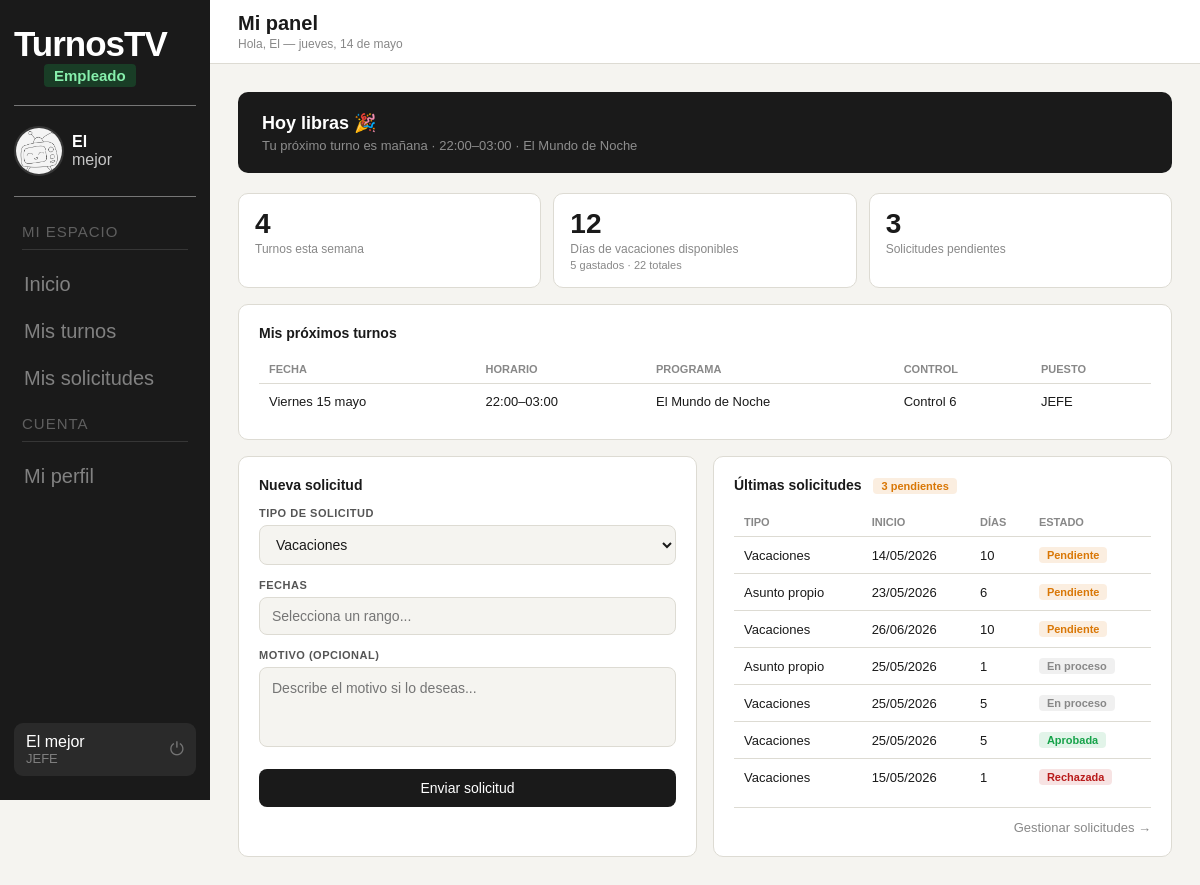
Screenshot of /panel_empleado/panel_empleado.php (signed in) with the database file from the repository.
### tables this page shows
CREATE TABLE `turnos` (
  `id` int(11) NOT NULL,
  `empleado_id` int(11) DEFAULT NULL,
  `programa_id` int(11) DEFAULT NULL,
  `coordinador_id` int(11) DEFAULT NULL,
  `puesto_solicitado` varchar(100) DEFAULT NULL,
  `fecha` date NOT NULL,
  `hora_inicio` time NOT NULL,
  `hora_fin` time NOT NULL,
  `estado` enum('cubierto','sin_cubrir','solicitado','cancelado') NOT NULL DEFAULT 'sin_cubrir',
  `control_nombre` varchar(50) DEFAULT NULL,
  `plato` varchar(50) DEFAULT NULL,
  `bloque_id` int(11) DEFAULT NULL
);

CREATE TABLE `programas` (
  `id` int(11) NOT NULL,
  `director_id` int(11) DEFAULT NULL,
  `nombre` varchar(100) NOT NULL,
  `descripcion` varchar(255) DEFAULT NULL,
  `hora_inicio` time NOT NULL,
  `hora_fin` time NOT NULL
);

CREATE TABLE `empleados` (
  `id` int(11) NOT NULL,
  `usuario_id` int(11) NOT NULL,
  `num_empleado` varchar(20) NOT NULL,
  `puesto` varchar(100) NOT NULL,
  `vacaciones_total` int(11) NOT NULL DEFAULT 22,
  `vacaciones_gastadas` int(11) NOT NULL DEFAULT 0
);

CREATE TABLE `vacaciones` (
  `id` int(11) NOT NULL,
  `empleado_id` int(11) NOT NULL,
  `fecha_inicio` date NOT NULL,
  `fecha_fin` date NOT NULL,
  `dias` int(11) NOT NULL,
  `motivo` varchar(255) DEFAULT NULL,
  `estado` enum('pendiente','en_proceso','aprobada','rechazada') NOT NULL DEFAULT 'pendiente',
  `fecha_peticion` datetime NOT NULL DEFAULT current_timestamp()
);

### panel_empleado/panel_empleado.php (the view, shortened to what this page needs)
<?php
$conn = new mysqli("localhost", "root", "", "turnostv");
$conn->set_charset("utf8mb4");
$usuario_id = $_SESSION['usuario_id'];
$stmt = $conn->prepare("SELECT id, vacaciones_total AS dias_vacaciones, vacaciones_gastadas, puesto FROM empleados WHERE usuario_id = ?");
$stmt->bind_param("i", $usuario_id);
$stmt->execute();
$empleado = $stmt->get_result()->fetch_assoc();
$empleado_id = $empleado['id'];
$dias_vacaciones = $empleado['dias_vacaciones'];
$stmt = $conn->prepare("
    SELECT t.hora_inicio, t.hora_fin, t.control_nombre, t.plato, p.nombre AS programa
    FROM turnos t
    LEFT JOIN programas p ON p.id = t.programa_id
    WHERE t.empleado_id = ? AND t.fecha = CURDATE() AND t.estado = 'cubierto'
    LIMIT 1
");
$stmt->bind_param("i", $empleado_id);
$stmt->execute();
$turno_hoy = $stmt->get_result()->fetch_assoc();
$stmt = $conn->prepare("SELECT COUNT(*) AS total FROM turnos WHERE empleado_id = ? AND YEARWEEK(fecha, 1) = YEARWEEK(CURDATE(), 1) AND estado = 'cubierto'");
$stmt->bind_param("i", $empleado_id);
$stmt->execute();
$turnos_semana = $stmt->get_result()->fetch_assoc()['total'];
$stmt = $conn->prepare("SELECT COUNT(*) AS total FROM vacaciones WHERE empleado_id = ? AND estado = 'pendiente'");
$stmt->bind_param("i", $empleado_id);
$stmt->execute();
$solicitudes_pendientes = $stmt->get_result()->fetch_assoc()['total'];
$stmt = $conn->prepare("
    SELECT t.fecha, t.hora_inicio, t.hora_fin, t.control_nombre, t.plato, p.nombre AS programa
    FROM turnos t
    LEFT JOIN programas p ON p.id = t.programa_id
    WHERE t.empleado_id = ? AND t.fecha > CURDATE() AND t.estado = 'cubierto'
    ORDER BY t.fecha ASC LIMIT 1
");
$stmt->bind_param("i", $empleado_id);
$stmt->execute();
$proximo_turno = $stmt->get_result()->fetch_assoc();
$stmt = $conn->prepare("
    SELECT t.fecha, t.hora_inicio, t.hora_fin, t.control_nombre, t.plato, p.nombre AS programa
    FROM turnos t
    LEFT JOIN programas p ON p.id = t.programa_id
    WHERE t.empleado_id = ? AND t.fecha >= CURDATE() AND t.estado = 'cubierto'
    ORDER BY t.fecha ASC
    LIMIT 20
");
$stmt->bind_param("i", $empleado_id);
$stmt->execute();
$proximos_turnos = $stmt->get_result()->fetch_all(MYSQLI_ASSOC);
$stmt = $conn->prepare("
    SELECT COALESCE(SUM(dias), 0) AS dias_usados
    FROM vacaciones
    WHERE empleado_id = ? AND estado = 'aprobada' AND fecha_inicio >= CURDATE()
");
$stmt->bind_param("i", $empleado_id);
$stmt->execute();
$dias_usados_solicitudes = (int) $stmt->get_result()->fetch_assoc()['dias_usados'];
$dias_gastados_total = $empleado['vacaciones_gastadas'] + $dias_usados_solicitudes;
$dias_reales = max(0, $dias_vacaciones - $dias_gastados_total);
$stmt = $conn->prepare("SELECT fecha_inicio, fecha_fin, dias, motivo, estado FROM vacaciones WHERE empleado_id = ? ORDER BY fecha_peticion DESC LIMIT 9");
$stmt->bind_param("i", $empleado_id);
$stmt->execute();
$ultimas_solicitudes = $stmt->get_result()->fetch_all(MYSQLI_ASSOC);
$stmt = $conn->prepare("SELECT COUNT(*) AS total FROM vacaciones WHERE empleado_id = ?");
$stmt->bind_param("i", $empleado_id);
$stmt->execute();
$total_solicitudes = $stmt->get_result()->fetch_assoc()['total'];
$dias_map = ['domingo', 'lunes', 'martes', 'miércoles', 'jueves', 'viernes', 'sábado'];
$meses_map = ['enero', 'febrero', 'marzo', 'abril', 'mayo', 'junio', 'julio', 'agosto', 'septiembre', 'octubre', 'noviembre', 'diciembre'];
?>
<!DOCTYPE html>
<html lang="es">
<head>
  <link rel="stylesheet" href="../fragmentos/styles/base.css">
  <link rel="stylesheet" href="styles/panel_empleado.css">
  <link rel="stylesheet" href="https://cdn.jsdelivr.net/npm/flatpickr/dist/flatpickr.min.css">
</head>
<body>
  <?php include '../fragmentos/sidebar.php'; ?>
  <div class="content">
    <?php include '../fragmentos/header.php'; ?>
    <div class="body">
      <?php if ($turno_hoy): ?>
        <div class="turno-actual">
          <h2><?= htmlspecialchars($turno_hoy['programa'] ?? 'Turno asignado') ?></h2>
          <p>
            Hoy · <?= substr($turno_hoy['hora_inicio'], 0, 5) ?>–<?= substr($turno_hoy['hora_fin'], 0, 5) ?>
            · <?= htmlspecialchars($puesto) ?>
            <?php if ($turno_hoy['control_nombre']): ?>
              · <?= htmlspecialchars($turno_hoy['control_nombre']) ?>
            <?php endif; ?>
          </p>
        </div>
      <?php else: ?>
        <div class="turno-actual turno-libre">
          <h2>Hoy libras 🎉</h2>
          <?php if ($proximo_turno):
            $fecha_obj = new DateTime($proximo_turno['fecha']);
            $dias_para = (new DateTime('today'))->diff($fecha_obj)->days;
            $cuando = $dias_para === 1 ? 'mañana' : 'el ' . $dias_map[(int) $fecha_obj->format('w')] . ' ' . (int) $fecha_obj->format('j') . ' de ' . $meses_map[(int) $fecha_obj->format('n') - 1];
            ?>
            <p>Tu próximo turno es <?= $cuando ?> ·
              <?= substr($proximo_turno['hora_inicio'], 0, 5) ?>–<?= substr($proximo_turno['hora_fin'], 0, 5) ?> ·
              <?= htmlspecialchars($proximo_turno['programa'] ?? 'Sin programa') ?>
            </p>
          <?php else: ?>
            <p>No tienes turnos próximos asignados.</p>
          <?php endif; ?>
        </div>
      <?php endif; ?>
      <div class="stats-grid">
        <div class="stat">
          <div class="stat-num"><?= $turnos_semana ?></div>
          <div class="stat-label">Turnos esta semana</div>
        </div>
        <div class="stat">
          <div class="stat-num"><?= $dias_reales ?></div>
          <div class="stat-label">Días de vacaciones disponibles</div>
          <div style="font-size:11px;color:var(--suave);margin-top:3px"><?= $empleado['vacaciones_gastadas'] ?> gastados
            · <?= $dias_vacaciones ?> totales</div>
        </div>
        <div class="stat">
          <div class="stat-num"><?= $solicitudes_pendientes ?></div>
          <div class="stat-label">Solicitudes pendientes</div>
        </div>
      </div>
      <div class="card" style="margin-bottom:16px">
        <div class="card-header">
          <span class="card-title">Mis próximos turnos</span>
        </div>
        <?php if (empty($proximos_turnos)): ?>
          <p style="color:var(--suave);font-size:13px;padding:12px 0">No tienes turnos próximos asignados.</p>
        <?php else: ?>
          <table class="table">
            <thead>
              <tr>
                <th>Fecha</th>
                <th>Horario</th>
                <th>Programa</th>
                <th>Control</th>
                <th>Puesto</th>
              </tr>
            </thead>
            <tbody>
              <?php foreach ($proximos_turnos as $t):
                $fobj = new DateTime($t['fecha']);
                $dow = (int) $fobj->format('w');
                $es_hoy = $t['fecha'] === date('Y-m-d');
                ?>
                <tr <?= $es_hoy ? 'style="background:#EEF3FB"' : '' ?>>
                  <td style="font-weight:<?= $es_hoy ? '700' : '400' ?>;white-space:nowrap">
                    <?= $es_hoy ? '🔵 Hoy' : ucfirst($dias_map[$dow]) . ' ' . $fobj->format('j') . ' ' . $meses_map[(int) $fobj->format('n') - 1] ?>
                  </td>
                  <td style="white-space:nowrap"><?= substr($t['hora_inicio'], 0, 5) ?>–<?= substr($t['hora_fin'], 0, 5) ?>
                  </td>
                  <td><?= htmlspecialchars($t['programa'] ?? '—') ?></td>
                  <td><?= htmlspecialchars($t['control_nombre'] ?? '—') ?></td>
                  <td><?= htmlspecialchars($puesto) ?></td>
                </tr>
              <?php endforeach; ?>
            </tbody>
          </table>
        <?php endif; ?>
      </div>
      <div class="two-col">
        <div class="card">
          <div class="card-header">
            <span class="card-title">Nueva solicitud</span>
          </div>
          <form method="POST" action="panel_empleado.php">
            <div class="form-field">
              <label>Tipo de solicitud</label>
              <select name="tipo_solicitud">
                <option value="vacaciones">Vacaciones</option>
              </select>
            </div>
            <div class="form-field">
              <label>Fechas <span class="dias-badge" id="dias-badge-panel"></span></label>
              <input type="text" id="campo-rango-panel" placeholder="Selecciona un rango..." readonly required>
            </div>
            <div class="form-field">
              <label>Motivo (opcional)</label>
              <textarea name="motivo" placeholder="Describe el motivo si lo deseas..." rows="1"
                style="resize:none;overflow:hidden;line-height:1.5"
                oninput="this.style.height='auto';this.style.height=this.scrollHeight+'px'"></textarea>
            </div>
            <button type="submit" class="btn-send">Enviar solicitud</button>
          </form>
        </div>
        <div class="card">
          <div class="card-header">
            <span class="card-title">
              Últimas solicitudes
              <?php if ($solicitudes_pendientes > 0): ?>
                <span class="badge badge-aviso" style="margin-left:8px"><?= $solicitudes_pendientes ?>
                  pendiente<?= $solicitudes_pendientes > 1 ? 's' : '' ?></span>
              <?php endif; ?>
            </span>
          </div>
          <?php if (empty($ultimas_solicitudes)): ?>
            <p style="color:var(--suave);font-size:13px;padding:12px 0">Todavía no tienes solicitudes registradas.</p>
          <?php else: ?>
            <table class="table">
              <thead>
                <tr>
                  <th>Tipo</th>
                  <th>Inicio</th>
                  <th>Días</th>
                  <th>Estado</th>
                </tr>
              </thead>
              <tbody>
                <?php foreach ($ultimas_solicitudes as $sol):
                  $clase = match ($sol['estado']) {
                    'aprobada' => 'badge-ok',
                    'rechazada' => 'badge-peligro',
                    'en_proceso' => 'badge-neutro',
                    default => 'badge-aviso'
                  };
                  $label = match ($sol['estado']) {
                    'aprobada' => 'Aprobada',
                    'rechazada' => 'Rechazada',
                    'en_proceso' => 'En proceso',
                    default => 'Pendiente'
                  };
                  $tipo_label = match (true) {
                    str_starts_with($sol['motivo'] ?? '', 'Asunto propio') => 'Asunto propio',
                    str_starts_with($sol['motivo'] ?? '', 'Médico') => 'Médico',
                    str_starts_with($sol['motivo'] ?? '', 'Otro') => 'Otro',
                    default => 'Vacaciones',
                  };
                  ?>
                  <tr>
                    <td><?= $tipo_label ?></td>
                    <td><?= date('d/m/Y', strtotime($sol['fecha_inicio'])) ?></td>
                    <td><?= $sol['dias'] ?></td>
                    <td><span class="badge <?= $clase ?>"><?= $label ?></span></td>
                  </tr>
                <?php endforeach; ?>
              </tbody>
            </table>
            <div style="text-align:right;margin-top:12px;padding-top:10px;border-top:1px solid var(--borde)">
              <a href="mis_solicitudes.php" style="font-size:13px;color:var(--suave);text-decoration:none">
                <?= $total_solicitudes > 9 ? "Ver todas las solicitudes ($total_solicitudes) →" : "Gestionar solicitudes →" ?>
              </a>
            </div>
          <?php endif; ?>
        </div>
      </div>
    </div>
  </div>
</body>
</html>

### fragmentos/styles/base.css (style rules this page uses)
:root { --fondo: #F5F4F0; --blanco: #FFFFFF; --texto: #1a1a1a; --suave: #888; --borde: #DDDBD3; --sidebar-w: 210px; --rol-admin-bg: rgba(107, 33, 168, 0.2); --rol-admin-color: #D8B4FE; --rol-coord-bg: rgba(180, 83, 9, 0.25); --rol-coord-color: #FCD34D; --rol-director-bg: rgba(29, 78, 216, 0.25); --rol-director-color: #93C5FD; --rol-empleado-bg: rgba(22, 163, 74, 0.25); --rol-empleado-color: #86EFAC; --ok: #16A34A; --peligro: #B91C1C; --aviso: #D97706; }
*, *::before, *::after { margin: 0; padding: 0; box-sizing: border-box; }
body { font-family: sans-serif; font-size: 16px; background: var(--fondo); color: var(--texto); min-height: 100vh; display: flex; }
.content { margin-left: var(--sidebar-w); padding-top: 64px; flex: 1; display: flex; flex-direction: column; min-height: 100vh; }
.body { padding: 28px; flex: 1; }
.card { background: var(--blanco); border: 1px solid var(--borde); border-radius: 10px; padding: 20px; margin-bottom: 16px; }
.card-header { display: flex; align-items: center; justify-content: space-between; margin-bottom: 14px; }
.card-title { font-size: 14px; font-weight: 700; }
.btn-send { width: 100%; background: var(--texto); color: #fff; border: none; border-radius: 8px; padding: 11px; font-size: 14px; font-weight: 500; cursor: pointer; margin-top: 4px; transition: background 0.15s; }
.form-field { margin-bottom: 14px; }
.form-field label { display: block; font-size: 11px; font-weight: 600; text-transform: uppercase; letter-spacing: 0.5px; color: #555; margin-bottom: 6px; }
.form-field input, .form-field select, .form-field textarea { width: 100%; background: var(--fondo); border: 1px solid var(--borde); border-radius: 8px; padding: 10px 12px; font-size: 14px; font-family: sans-serif; color: var(--texto); outline: none; transition: border-color 0.15s, background 0.15s; }
.form-field textarea { resize: vertical; min-height: 80px; }
.table { width: 100%; border-collapse: collapse; font-size: 13px; }
.table th { font-size: 11px; font-weight: 600; text-transform: uppercase; color: var(--suave); padding: 8px 10px; border-bottom: 1px solid var(--borde); text-align: left; }
.table td { padding: 10px; border-bottom: 1px solid var(--borde); }
.table tr:last-child td { border-bottom: none; }
.badge { display: inline-block; font-size: 11px; font-weight: 600; padding: 2px 8px; border-radius: 4px; }
.badge-ok { background: rgba(22, 163, 74, 0.12); color: var(--ok); }
.badge-aviso { background: rgba(217, 119, 6, 0.12); color: var(--aviso); }
.badge-peligro { background: rgba(185, 28, 28, 0.12); color: var(--peligro); }
.badge-neutro { background: rgba(0, 0, 0, 0.06); color: var(--suave); }
.two-col { display: grid; grid-template-columns: 1fr 1fr; gap: 16px; }
.stats-grid { display: grid; grid-template-columns: repeat(4, 1fr); gap: 16px; }

### panel_empleado/styles/panel_empleado.css (style rules this page uses)
.turno-actual { background: var(--texto); color: #fff; border-radius: 10px; padding: 20px 24px; margin-bottom: 20px; }
.turno-actual h2 { font-size: 18px; font-weight: 700; margin-bottom: 4px; }
.turno-actual p { font-size: 13px; color: rgba(255, 255, 255, 0.5); }
.stats-grid { display: grid; grid-template-columns: repeat(3, 1fr); gap: 12px; margin-bottom: 16px; }
.stat { background: var(--blanco); border: 1px solid var(--borde); border-radius: 10px; padding: 16px; }
.stat-num { font-size: 28px; font-weight: 700; line-height: 1; margin-bottom: 4px; }
.stat-label { font-size: 12px; color: var(--suave); }
#campo-rango-panel { cursor: pointer; background: var(--fondo); }

### rows the page displays
turnos: fecha "mañana", hora_inicio "22:00", hora_fin "03:00", programa.nombre "El Mundo de Noche", fecha "Viernes", fecha "15", fecha "mayo", control_nombre "Control 6"
empleados: vacaciones_gastadas "5", vacaciones_total "22"
vacaciones: motivo "Vacaciones", fecha_inicio "14/05/2026", dias "10", estado "Pendiente"
vacaciones: motivo "Asunto propio", fecha_inicio "23/05/2026", dias "6", estado "Pendiente"
vacaciones: motivo "Vacaciones", fecha_inicio "26/06/2026", dias "10", estado "Pendiente"
vacaciones: motivo "Asunto propio", fecha_inicio "25/05/2026", dias "1", estado "En proceso"
vacaciones: motivo "Vacaciones", fecha_inicio "25/05/2026", dias "5", estado "En proceso"
vacaciones: motivo "Vacaciones", fecha_inicio "25/05/2026", dias "5", estado "Aprobada"
vacaciones: motivo "Vacaciones", fecha_inicio "15/05/2026", dias "1", estado "Rechazada"

### other values shown
$etiqueta_rol "Empleado"
$partes[0] "El"
$apellido "mejor"
$nombre_logout "El mejor"
$puesto "JEFE"
$titulo_pagina "Mi panel"
$subtitulo "Hola, El — jueves, 14 de mayo"
$turnos_semana "4"
$dias_reales "12"
$solicitudes_pendientes "3"
